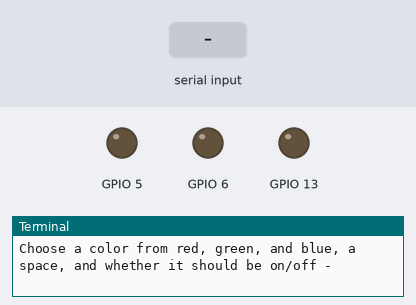
A program run on a simulated Raspberry Pi (BCM pin numbers). On the bench: output pins drawn as LEDs (lit = HIGH), the last lines printed to the terminal. The test bench sets the inputs (shaded band).

Above: at 1.2 s.
1.3 s: "red on" typed at the terminal, then Enter
At 1.6 s:
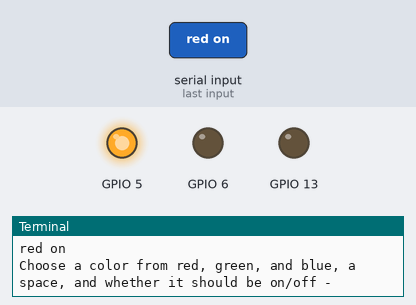
2.8 s: "green on" typed at the terminal, then Enter
At 3.9 s:
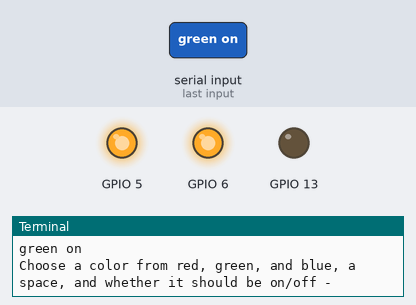
4.3 s: "blue on" typed at the terminal, then Enter
At 5.0 s:
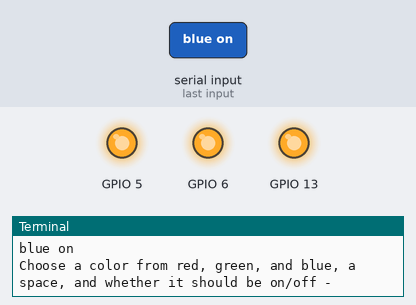
5.8 s: "red off" typed at the terminal, then Enter
At 6.2 s:
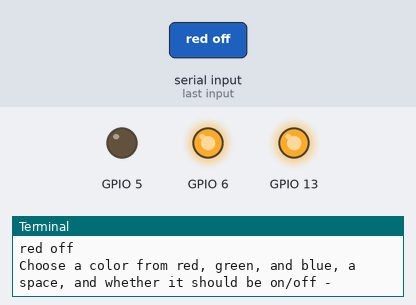
7.3 s: "green off" typed at the terminal, then Enter
At 8.5 s:
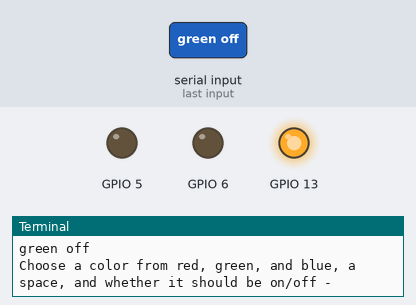
8.8 s: "blue off" typed at the terminal, then Enter
At 9.7 s:
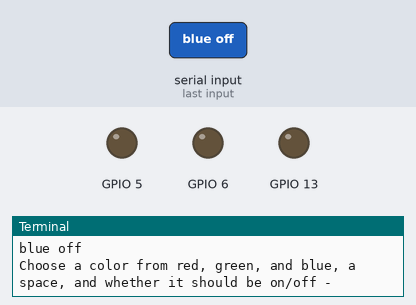
Timing chart, 0 to 11.3 s (numbered marks = the images above; inputs shaded):
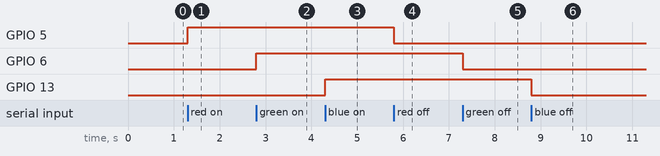

The program:

GPIO_RGB_Light.py
```python
import RPi.GPIO as GPIO

#setmode in funct on and off
#setup in off
#move cathode from 3.3 V to gnd

r = 5
g = 6
b = 13
GPIO.setmode (GPIO.BCM)
def on (num):
    GPIO.setup (num,GPIO.OUT)
    GPIO.output (num,GPIO.HIGH)
def off (num):
    GPIO.setup (num,GPIO.OUT)
    GPIO.output (num,GPIO.LOW)
def redon ():
    on (r)
def redoff ():
    off (r)
def grnon ():
    on (g)
def grnoff ():
    off (g)
def blueon ():
    on (b)
def blueoff ():
    off (b)
def main ():
    while True:
        col = input ('Choose a color from red, green, and blue, a space, and whether it should be on/off - ')
        if col == 'red on':
            redon ()
        if col == 'green on':
            grnon ()
        if col == 'blue on':
            blueon ()
        if col == 'red off':
            redoff ()
        if col == 'green off':
            grnoff ()
        if col == 'blue off':
            blueoff ()
    return
main ()
```

Measured:
- after the input at 1.3 s, GPIO 5: LOW → HIGH at once
- after the input at 2.8 s, GPIO 6: LOW → HIGH at once
- after the input at 4.3 s, GPIO 13: LOW → HIGH at once
- after the input at 5.8 s, GPIO 5: HIGH → LOW at once
- after the input at 7.3 s, GPIO 6: HIGH → LOW at once
- after the input at 8.8 s, GPIO 13: HIGH → LOW at once
